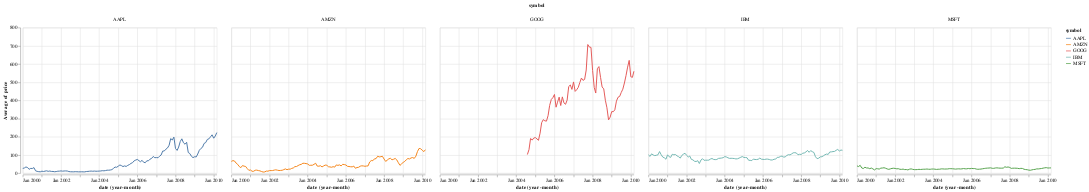

Notebook source saved alongside this figure:
### Markdown cell above
* 2nd way

### Code cell
alt.Chart(source).mark_line().encode(
    x='yearmonth(date)',
    y='average(price)',
    color='symbol',
    column='symbol'
)

### Figure 1 — Vega-Lite specification as saved in the notebook (floating-point values rounded to 4 significant figures; data arrays with more than 128 entries replaced by an {"elided": "..."} marker saying what was removed)
{"$schema": "https://vega.github.io/schema/vega-lite/v3.4.0.json", "config": {"background": "white", "mark": {"tooltip": null}, "view": {"height": 300, "width": 400}}, "data": {"name": "data-96e857a61c6b623bafe23440d582a500"}, "datasets": {"data-96e857a61c6b623bafe23440d582a500": {"elided": "560 records"}}, "encoding": {"color": {"field": "symbol", "type": "nominal"}, "column": {"field": "symbol", "type": "nominal"}, "x": {"field": "date", "timeUnit": "yearmonth", "type": "temporal"}, "y": {"aggregate": "average", "field": "price", "type": "quantitative"}}, "mark": "line"}
